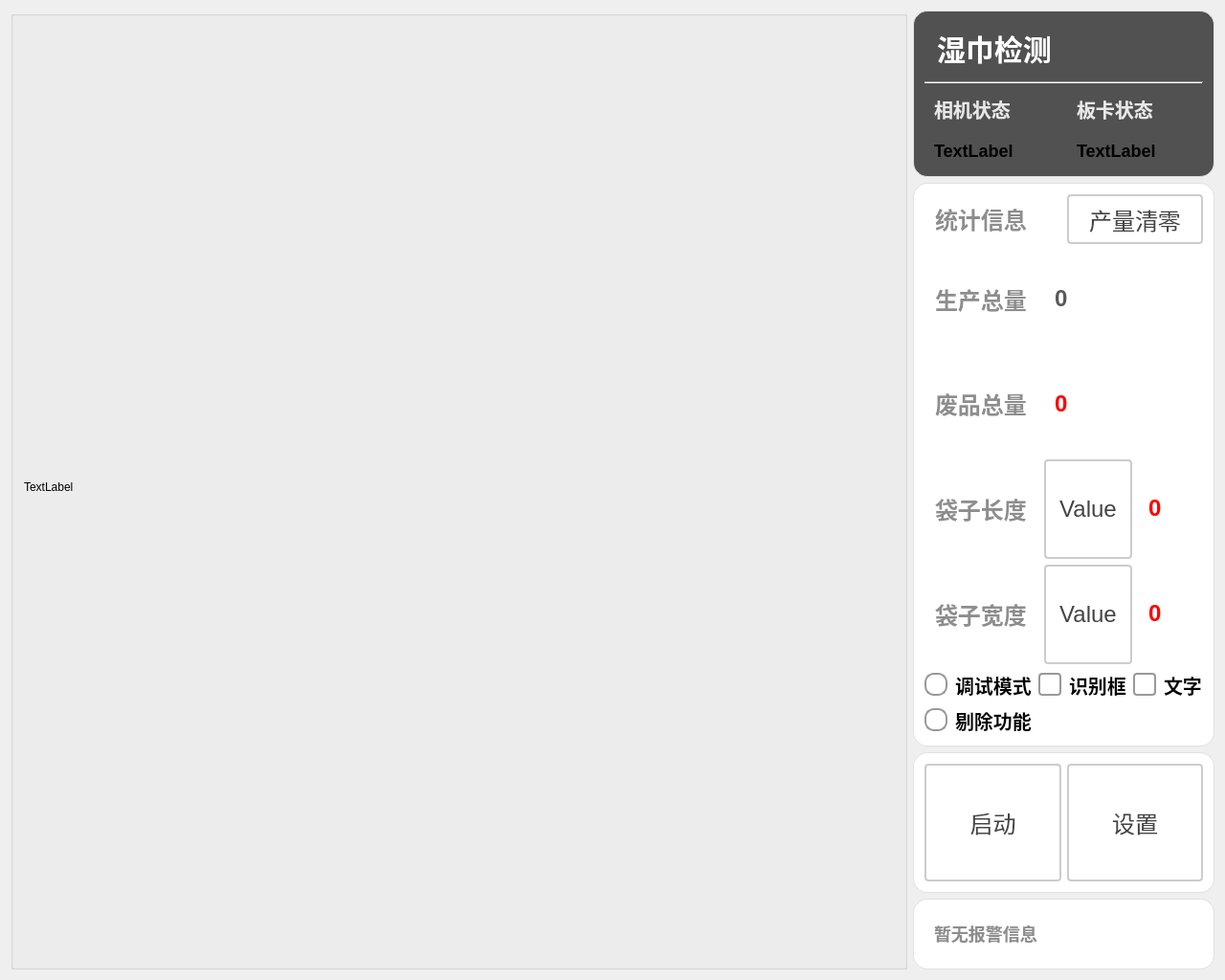
<?xml version="1.0" encoding="UTF-8"?>
<ui version="4.0">
 <class>QiXinShiJinDanXiangJiClass</class>
 <widget class="QMainWindow" name="QiXinShiJinDanXiangJiClass">
  <property name="geometry">
   <rect>
    <x>0</x>
    <y>0</y>
    <width>1280</width>
    <height>1024</height>
   </rect>
  </property>
  <property name="windowTitle">
   <string>QiXinShiJinDanXiangJi</string>
  </property>
  <widget class="QWidget" name="centralWidget">
   <layout class="QGridLayout" name="gridLayout_2">
    <item row="0" column="0">
     <layout class="QHBoxLayout" name="horizontalLayout_5" stretch="3,1">
      <item>
       <widget class="QGroupBox" name="gBoix_ImageDisplay">
        <property name="title">
         <string/>
        </property>
        <layout class="QGridLayout" name="gridLayout">
         <item row="1" column="1">
          <widget class="Line" name="line_rightDisplay">
           <property name="orientation">
            <enum>Qt::Orientation::Horizontal</enum>
           </property>
          </widget>
         </item>
         <item row="0" column="0">
          <widget class="QLabel" name="label_imgDisplay_1">
           <property name="sizePolicy">
            <sizepolicy hsizetype="Expanding" vsizetype="Expanding">
             <horstretch>0</horstretch>
             <verstretch>0</verstretch>
            </sizepolicy>
           </property>
           <property name="maximumSize">
            <size>
             <width>999</width>
             <height>999</height>
            </size>
           </property>
           <property name="text">
            <string>TextLabel</string>
           </property>
          </widget>
         </item>
        </layout>
       </widget>
      </item>
      <item>
       <layout class="QVBoxLayout" name="vLayout_SideBar" stretch="4,16,4,2">
        <item>
         <widget class="QGroupBox" name="groupBox_head">
          <property name="styleSheet">
           <string notr="true">QGroupBox {
    font-size: 20px;
    font-weight: bold;
    background-color: rgb(81, 81, 81);
    border: 1px solid #e0e0e0;
    border-radius: 2px;
	border-radius: 15px
}

QGroupBox::title {
    subcontrol-origin: margin;
    left: 10px;
    padding: 0 5px;
    color: #2c3e50;
}</string>
          </property>
          <property name="title">
           <string/>
          </property>
          <layout class="QVBoxLayout" name="verticalLayout_3" stretch="2,0,3">
           <item>
            <layout class="QHBoxLayout" name="hLayout_title" stretch="3,2">
             <item>
              <widget class="QLabel" name="label_title">
               <property name="sizePolicy">
                <sizepolicy hsizetype="Expanding" vsizetype="Expanding">
                 <horstretch>0</horstretch>
                 <verstretch>0</verstretch>
                </sizepolicy>
               </property>
               <property name="styleSheet">
                <string notr="true">QLabel {
       font-size: 30px;        
       font-weight: bold;        
       color: rgb(255, 255, 255);         
       padding: 5px 5px;     
       border-bottom: 2px solid #cccccc; 
    }</string>
               </property>
               <property name="text">
                <string>湿巾检测</string>
               </property>
              </widget>
             </item>
             <item>
              <widget class="QPushButton" name="pbtn_exit">
               <property name="sizePolicy">
                <sizepolicy hsizetype="Expanding" vsizetype="Expanding">
                 <horstretch>0</horstretch>
                 <verstretch>0</verstretch>
                </sizepolicy>
               </property>
               <property name="styleSheet">
                <string notr="true">QPushButton {
    color: white;
    border: none;
    border-radius: 5px;
    font-size: 14px;
    qproperty-icon: url(:/icons/closeBlack.png);  
    qproperty-iconSize: 50px 50px;
}

QPushButton:hover {
    background-color: #ff6666;
}

QPushButton:pressed {
    background-color: #cc0000;
}</string>
               </property>
               <property name="text">
                <string/>
               </property>
               <property name="shortcut">
                <string notr="true"/>
               </property>
              </widget>
             </item>
            </layout>
           </item>
           <item>
            <widget class="Line" name="line_2">
             <property name="styleSheet">
              <string notr="true">QLine {
       color: rgb(194, 194, 194);       
    }</string>
             </property>
             <property name="orientation">
              <enum>Qt::Orientation::Horizontal</enum>
             </property>
            </widget>
           </item>
           <item>
            <layout class="QHBoxLayout" name="horizontalLayout_2">
             <item>
              <layout class="QVBoxLayout" name="vLayout_cameraStates" stretch="3,2">
               <item>
                <widget class="QLabel" name="label_cameraStateTitle">
                 <property name="styleSheet">
                  <string notr="true">QLabel {
       font-size: 20px;        
       font-weight: bold;        
       color: rgb(232, 232, 232);         
       padding: 5px 5px;     
       border-bottom: 2px solid #cccccc; 
    }</string>
                 </property>
                 <property name="text">
                  <string>相机状态</string>
                 </property>
                </widget>
               </item>
               <item>
                <layout class="QGridLayout" name="gLayout_cameraStates">
                 <item row="0" column="0">
                  <widget class="QLabel" name="label_camera1State">
                   <property name="styleSheet">
                    <string notr="true">QLabel {
       font-size: 18px;        
       font-weight: bold;        
		padding: 5px 5px;  
    }</string>
                   </property>
                   <property name="text">
                    <string>TextLabel</string>
                   </property>
                  </widget>
                 </item>
                </layout>
               </item>
              </layout>
             </item>
             <item>
              <layout class="QVBoxLayout" name="vLayout_cardState" stretch="3,2">
               <item>
                <widget class="QLabel" name="label_cardStateTitle">
                 <property name="styleSheet">
                  <string notr="true">QLabel {
       font-size: 20px;        
       font-weight: bold;        
       color: rgb(232, 232, 232);         
       padding: 5px 5px;     
       border-bottom: 2px solid #cccccc; 
    }</string>
                 </property>
                 <property name="text">
                  <string>板卡状态</string>
                 </property>
                </widget>
               </item>
               <item>
                <widget class="QLabel" name="label_cardState">
                 <property name="styleSheet">
                  <string notr="true">QLabel {
       font-size: 18px;        
       font-weight: bold;        
padding: 5px 5px;  
    }</string>
                 </property>
                 <property name="text">
                  <string>TextLabel</string>
                 </property>
                </widget>
               </item>
              </layout>
             </item>
            </layout>
           </item>
          </layout>
         </widget>
        </item>
        <item>
         <widget class="QGroupBox" name="gBox_infor">
          <property name="styleSheet">
           <string notr="true">QGroupBox {
    font-size: 20px;
    font-weight: bold;
    background-color: rgb(255, 255, 255);
    border: 1px solid #e0e0e0;
    border-radius: 2px;
	border-radius: 15px
}

QGroupBox::title {
    subcontrol-origin: margin;
    left: 10px;
    padding: 0 5px;
    color: #2c3e50;
}</string>
          </property>
          <property name="title">
           <string/>
          </property>
          <layout class="QVBoxLayout" name="verticalLayout" stretch="1,2,2,2,2,2,1">
           <item>
            <layout class="QHBoxLayout" name="hLayout_info" stretch="1,1">
             <item>
              <widget class="QLabel" name="label_info">
               <property name="styleSheet">
                <string notr="true">QLabel {
       font-size: 24px;        
       font-weight: bold;        
       color:  rgb(141, 141, 141);       
       padding: 5px 5px;     
       border-bottom: 2px solid #cccccc; 
    }</string>
               </property>
               <property name="text">
                <string>统计信息</string>
               </property>
               <property name="alignment">
                <set>Qt::AlignmentFlag::AlignLeading|Qt::AlignmentFlag::AlignLeft|Qt::AlignmentFlag::AlignVCenter</set>
               </property>
              </widget>
             </item>
             <item>
              <widget class="QPushButton" name="pbtn_resetProduct">
               <property name="sizePolicy">
                <sizepolicy hsizetype="Expanding" vsizetype="Expanding">
                 <horstretch>0</horstretch>
                 <verstretch>0</verstretch>
                </sizepolicy>
               </property>
               <property name="styleSheet">
                <string notr="true">QPushButton {
    padding: 6px 14px;
    border: 2px solid #CCC;
    border-radius: 4px;
    background-color: white;
    color: #444;
    font-size: 24px; 
}

QPushButton:hover {
    border-color: #999;
    background-color: #F5F5F5;
}

QPushButton:pressed {
    border-color: #777;
    background-color: #EEE;
}</string>
               </property>
               <property name="text">
                <string>产量清零</string>
               </property>
              </widget>
             </item>
            </layout>
           </item>
           <item>
            <layout class="QHBoxLayout" name="hLayout_produceTotal" stretch="1,2">
             <item>
              <widget class="QLabel" name="label_produceTotal">
               <property name="font">
                <font>
                 <pointsize>-1</pointsize>
                 <bold>true</bold>
                </font>
               </property>
               <property name="styleSheet">
                <string notr="true">QLabel {
       font-size: 24px;        
       font-weight: bold;        
       color:  rgb(141, 141, 141);       
       padding: 5px 5px;     
       border-bottom: 2px solid #cccccc; 
    }</string>
               </property>
               <property name="text">
                <string>生产总量</string>
               </property>
               <property name="alignment">
                <set>Qt::AlignmentFlag::AlignLeading|Qt::AlignmentFlag::AlignLeft|Qt::AlignmentFlag::AlignVCenter</set>
               </property>
              </widget>
             </item>
             <item>
              <widget class="QLabel" name="label_produceTotalValue">
               <property name="styleSheet">
                <string notr="true">QLabel {
       font-size: 24px;        
       font-weight: bold;        
       color:  rgb(89, 89, 89);       
       padding: 5px 5px;     
       border-bottom: 2px solid #cccccc; 
    }</string>
               </property>
               <property name="text">
                <string>0</string>
               </property>
              </widget>
             </item>
            </layout>
           </item>
           <item>
            <layout class="QHBoxLayout" name="hLayout_wasteProducts" stretch="1,2">
             <item>
              <widget class="QLabel" name="label_wasteProducts">
               <property name="styleSheet">
                <string notr="true">QLabel {
       font-size: 24px;        
       font-weight: bold;        
       color:  rgb(141, 141, 141);       
       padding: 5px 5px;     
       border-bottom: 2px solid #cccccc; 
    }</string>
               </property>
               <property name="text">
                <string>废品总量</string>
               </property>
               <property name="alignment">
                <set>Qt::AlignmentFlag::AlignLeading|Qt::AlignmentFlag::AlignLeft|Qt::AlignmentFlag::AlignVCenter</set>
               </property>
              </widget>
             </item>
             <item>
              <widget class="QLabel" name="label_wasteProductsValue">
               <property name="styleSheet">
                <string notr="true">QLabel {
       font-size: 24px;        
       font-weight: bold;        
       color:   rgb(255, 0, 0);      
       padding: 5px 5px;     
       border-bottom: 2px solid #cccccc; 
    }</string>
               </property>
               <property name="text">
                <string>0</string>
               </property>
              </widget>
             </item>
            </layout>
           </item>
           <item>
            <layout class="QHBoxLayout" name="hLayout_wasteProducts_3" stretch="1,1,1">
             <item>
              <widget class="QLabel" name="label_wasteProducts_3">
               <property name="styleSheet">
                <string notr="true">QLabel {
       font-size: 24px;        
       font-weight: bold;        
       color:  rgb(141, 141, 141);       
       padding: 5px 5px;     
       border-bottom: 2px solid #cccccc; 
    }</string>
               </property>
               <property name="text">
                <string>袋子长度</string>
               </property>
               <property name="alignment">
                <set>Qt::AlignmentFlag::AlignLeading|Qt::AlignmentFlag::AlignLeft|Qt::AlignmentFlag::AlignVCenter</set>
               </property>
              </widget>
             </item>
             <item>
              <widget class="QPushButton" name="pbtn_bagLength">
               <property name="sizePolicy">
                <sizepolicy hsizetype="Expanding" vsizetype="Expanding">
                 <horstretch>0</horstretch>
                 <verstretch>0</verstretch>
                </sizepolicy>
               </property>
               <property name="styleSheet">
                <string notr="true">QPushButton {
    padding: 6px 14px;
    border: 2px solid #CCC;
    border-radius: 4px;
    background-color: white;
    color: #444;
    font-size: 24px; 
}

QPushButton:hover {
    border-color: #999;
    background-color: #F5F5F5;
}

QPushButton:pressed {
    border-color: #777;
    background-color: #EEE;
}</string>
               </property>
               <property name="text">
                <string>Value</string>
               </property>
              </widget>
             </item>
             <item>
              <widget class="QLabel" name="label_bagLength">
               <property name="styleSheet">
                <string notr="true">QLabel {
       font-size: 24px;        
       font-weight: bold;        
       color:   rgb(255, 0, 0);      
       padding: 5px 5px;     
       border-bottom: 2px solid #cccccc; 
    }</string>
               </property>
               <property name="text">
                <string>0</string>
               </property>
              </widget>
             </item>
            </layout>
           </item>
           <item>
            <layout class="QHBoxLayout" name="hLayout_wasteProducts_4" stretch="1,1,1">
             <item>
              <widget class="QLabel" name="label_wasteProducts_4">
               <property name="styleSheet">
                <string notr="true">QLabel {
       font-size: 24px;        
       font-weight: bold;        
       color:  rgb(141, 141, 141);       
       padding: 5px 5px;     
       border-bottom: 2px solid #cccccc; 
    }</string>
               </property>
               <property name="text">
                <string>袋子宽度</string>
               </property>
               <property name="alignment">
                <set>Qt::AlignmentFlag::AlignLeading|Qt::AlignmentFlag::AlignLeft|Qt::AlignmentFlag::AlignVCenter</set>
               </property>
              </widget>
             </item>
             <item>
              <widget class="QPushButton" name="pbtn_bagWidth">
               <property name="sizePolicy">
                <sizepolicy hsizetype="Expanding" vsizetype="Expanding">
                 <horstretch>0</horstretch>
                 <verstretch>0</verstretch>
                </sizepolicy>
               </property>
               <property name="styleSheet">
                <string notr="true">QPushButton {
    padding: 6px 14px;
    border: 2px solid #CCC;
    border-radius: 4px;
    background-color: white;
    color: #444;
    font-size: 24px; 
}

QPushButton:hover {
    border-color: #999;
    background-color: #F5F5F5;
}

QPushButton:pressed {
    border-color: #777;
    background-color: #EEE;
}</string>
               </property>
               <property name="text">
                <string>Value</string>
               </property>
              </widget>
             </item>
             <item>
              <widget class="QLabel" name="label_bagWidth">
               <property name="styleSheet">
                <string notr="true">QLabel {
       font-size: 24px;        
       font-weight: bold;        
       color:   rgb(255, 0, 0);      
       padding: 5px 5px;     
       border-bottom: 2px solid #cccccc; 
    }</string>
               </property>
               <property name="text">
                <string>0</string>
               </property>
              </widget>
             </item>
            </layout>
           </item>
           <item>
            <layout class="QHBoxLayout" name="horizontalLayout_4">
             <item>
              <widget class="QRadioButton" name="rbtn_debug">
               <property name="styleSheet">
                <string notr="true">QRadioButton {
    spacing: 8px;
    font-size: 20px;
    color: #333;
    font-weight: bold;        
    color:  rgb(0, 0, 0);       

}

/* 未选中状态 */
QRadioButton::indicator {
    width: 20px;
    height: 20px;
    border-radius: 10px;
    border: 2px solid #999;
    background: #ffffff;
}

/* 悬停效果 */
QRadioButton::indicator:hover {
    border: 2px solid #666;
}

/* 选中状态 */
QRadioButton::indicator:checked {
    border: 2px solid #2196F3;
}

/* 选中时的内圆 */
QRadioButton::indicator:checked {
    background-color: qradialgradient(
        cx:0.5, cy:0.5,
        radius:0.4,
        fx:0.5, fy:0.5,
        stop:0 #2196F3,
        stop:1 transparent
    );
}

/* 禁用状态 */
QRadioButton::indicator:disabled {
    border: 2px solid #ccc;
    background: #eee;
}

/* 点击动画效果 */
QRadioButton::indicator:pressed {
    border: 2px solid #1565C0;
    background-color: qradialgradient(
        cx:0.5, cy:0.5,
        radius:0.5,
        fx:0.5, fy:0.5,
        stop:0 #BBDEFB,
        stop:1 transparent
    );
}</string>
               </property>
               <property name="text">
                <string>调试模式</string>
               </property>
              </widget>
             </item>
             <item>
              <widget class="QCheckBox" name="ckb_shibiekuang">
               <property name="styleSheet">
                <string notr="true">QCheckBox {
    spacing: 8px;
    font-size: 20px;
    color: #333;
    font-weight: bold;        
    color:  rgb(0, 0, 0);       
}

/* 未选中状态 */
QCheckBox::indicator {
    width: 20px;
    height: 20px;
    border-radius: 4px; /* 方形，圆角可适当调整 */
    border: 2px solid #999;
    background: #ffffff;
}

/* 悬停效果 */
QCheckBox::indicator:hover {
    border: 2px solid #666;
}

/* 选中状态 */
QCheckBox::indicator:checked {
    border: 2px solid #2196F3;
    background-color: qradialgradient(
        cx:0.5, cy:0.5,
        radius:0.4,
        fx:0.5, fy:0.5,
        stop:0 #2196F3,
        stop:1 transparent
    );
}

/* 禁用状态 */
QCheckBox::indicator:disabled {
    border: 2px solid #ccc;
    background: #eee;
}

/* 选中时的文字颜色 */
QCheckBox:checked {
    color: #2196F3;
    font-weight: 500;
}

/* 点击动画效果 */
QCheckBox::indicator:pressed {
    border: 2px solid #1565C0;
    background-color: qradialgradient(
        cx:0.5, cy:0.5,
        radius:0.5,
        fx:0.5, fy:0.5,
        stop:0 #BBDEFB,
        stop:1 transparent
    );
}</string>
               </property>
               <property name="text">
                <string>识别框</string>
               </property>
              </widget>
             </item>
             <item>
              <widget class="QCheckBox" name="ckb_wenzi">
               <property name="styleSheet">
                <string notr="true">QCheckBox {
    spacing: 8px;
    font-size: 20px;
    color: #333;
    font-weight: bold;        
    color:  rgb(0, 0, 0);       
}

/* 未选中状态 */
QCheckBox::indicator {
    width: 20px;
    height: 20px;
    border-radius: 4px; /* 方形，圆角可适当调整 */
    border: 2px solid #999;
    background: #ffffff;
}

/* 悬停效果 */
QCheckBox::indicator:hover {
    border: 2px solid #666;
}

/* 选中状态 */
QCheckBox::indicator:checked {
    border: 2px solid #2196F3;
    background-color: qradialgradient(
        cx:0.5, cy:0.5,
        radius:0.4,
        fx:0.5, fy:0.5,
        stop:0 #2196F3,
        stop:1 transparent
    );
}

/* 禁用状态 */
QCheckBox::indicator:disabled {
    border: 2px solid #ccc;
    background: #eee;
}

/* 选中时的文字颜色 */
QCheckBox:checked {
    color: #2196F3;
    font-weight: 500;
}

/* 点击动画效果 */
QCheckBox::indicator:pressed {
    border: 2px solid #1565C0;
    background-color: qradialgradient(
        cx:0.5, cy:0.5,
        radius:0.5,
        fx:0.5, fy:0.5,
        stop:0 #BBDEFB,
        stop:1 transparent
    );
}</string>
               </property>
               <property name="text">
                <string>文字</string>
               </property>
              </widget>
             </item>
            </layout>
           </item>
           <item>
            <layout class="QHBoxLayout" name="hLayout_remove">
             <item>
              <widget class="QRadioButton" name="rbtn_removeFunc">
               <property name="styleSheet">
                <string notr="true">QRadioButton {
    spacing: 8px;
    font-size: 20px;
    color: #333;
    font-weight: bold;        
    color:  rgb(0, 0, 0);       

}

/* 未选中状态 */
QRadioButton::indicator {
    width: 20px;
    height: 20px;
    border-radius: 10px;
    border: 2px solid #999;
    background: #ffffff;
}

/* 悬停效果 */
QRadioButton::indicator:hover {
    border: 2px solid #666;
}

/* 选中状态 */
QRadioButton::indicator:checked {
    border: 2px solid #2196F3;
}

/* 选中时的内圆 */
QRadioButton::indicator:checked {
    background-color: qradialgradient(
        cx:0.5, cy:0.5,
        radius:0.4,
        fx:0.5, fy:0.5,
        stop:0 #2196F3,
        stop:1 transparent
    );
}

/* 禁用状态 */
QRadioButton::indicator:disabled {
    border: 2px solid #ccc;
    background: #eee;
}

/* 选中时的文字颜色 */
QRadioButton:checked {
    color: #2196F3;
    font-weight: 500;
}

/* 点击动画效果 */
QRadioButton::indicator:pressed {
    border: 2px solid #1565C0;
    background-color: qradialgradient(
        cx:0.5, cy:0.5,
        radius:0.5,
        fx:0.5, fy:0.5,
        stop:0 #BBDEFB,
        stop:1 transparent
    );
}</string>
               </property>
               <property name="text">
                <string>剔除功能</string>
               </property>
              </widget>
             </item>
            </layout>
           </item>
          </layout>
         </widget>
        </item>
        <item>
         <widget class="QGroupBox" name="gBox_set">
          <property name="styleSheet">
           <string notr="true">QGroupBox {
    font-size: 20px;
    font-weight: bold;
    background-color: rgb(255, 255, 255);
    border: 1px solid #e0e0e0;
    border-radius: 2px;
	border-radius: 15px
}

QGroupBox::title {
    subcontrol-origin: margin;
    left: 10px;
    padding: 0 5px;
    color: #2c3e50;
}</string>
          </property>
          <property name="title">
           <string/>
          </property>
          <layout class="QHBoxLayout" name="horizontalLayout_3">
           <item>
            <widget class="QPushButton" name="pbtn_start">
             <property name="sizePolicy">
              <sizepolicy hsizetype="Expanding" vsizetype="Expanding">
               <horstretch>0</horstretch>
               <verstretch>0</verstretch>
              </sizepolicy>
             </property>
             <property name="styleSheet">
              <string notr="true">QPushButton {
    padding: 6px 14px;
    border: 2px solid #CCC;
    border-radius: 4px;
    background-color: white;
    color: #444;
    font-size: 24px; 
}

QPushButton:hover {
    border-color: #999;
    background-color: #F5F5F5;
}

QPushButton:pressed {
    border-color: #777;
    background-color: #EEE;
}</string>
             </property>
             <property name="text">
              <string>启动</string>
             </property>
            </widget>
           </item>
           <item>
            <widget class="QPushButton" name="pbtn_set">
             <property name="sizePolicy">
              <sizepolicy hsizetype="Expanding" vsizetype="Expanding">
               <horstretch>0</horstretch>
               <verstretch>0</verstretch>
              </sizepolicy>
             </property>
             <property name="styleSheet">
              <string notr="true">QPushButton {
    padding: 6px 14px;
    border: 2px solid #CCC;
    border-radius: 4px;
    background-color: white;
    color: #444;
    font-size: 24px; 
}

QPushButton:hover {
    border-color: #999;
    background-color: #F5F5F5;
}

QPushButton:pressed {
    border-color: #777;
    background-color: #EEE;
}</string>
             </property>
             <property name="text">
              <string>设置</string>
             </property>
            </widget>
           </item>
          </layout>
         </widget>
        </item>
        <item>
         <widget class="QGroupBox" name="gBox_companyInfo">
          <property name="styleSheet">
           <string notr="true">QGroupBox {
    font-size: 20px;
    font-weight: bold;
    background-color: rgb(255, 255, 255);
    border: 1px solid #e0e0e0;
    border-radius: 2px;
	border-radius: 15px
}

QGroupBox::title {
    subcontrol-origin: margin;
    left: 10px;
    padding: 0 5px;
    color: #2c3e50;
}</string>
          </property>
          <property name="title">
           <string/>
          </property>
          <layout class="QHBoxLayout" name="horizontalLayout">
           <item>
            <widget class="QLabel" name="label_companyInfo">
             <property name="styleSheet">
              <string notr="true">QLabel {
       font-size: 18px;        
       font-weight: bold;        
       color:  rgb(141, 141, 141);       
       padding: 5px 5px;     
       border-bottom: 2px solid #cccccc; 
    }</string>
             </property>
             <property name="text">
              <string>暂无报警信息</string>
             </property>
            </widget>
           </item>
          </layout>
         </widget>
        </item>
       </layout>
      </item>
     </layout>
    </item>
   </layout>
  </widget>
 </widget>
 <layoutdefault spacing="6" margin="11"/>
 <resources/>
 <connections/>
</ui>
